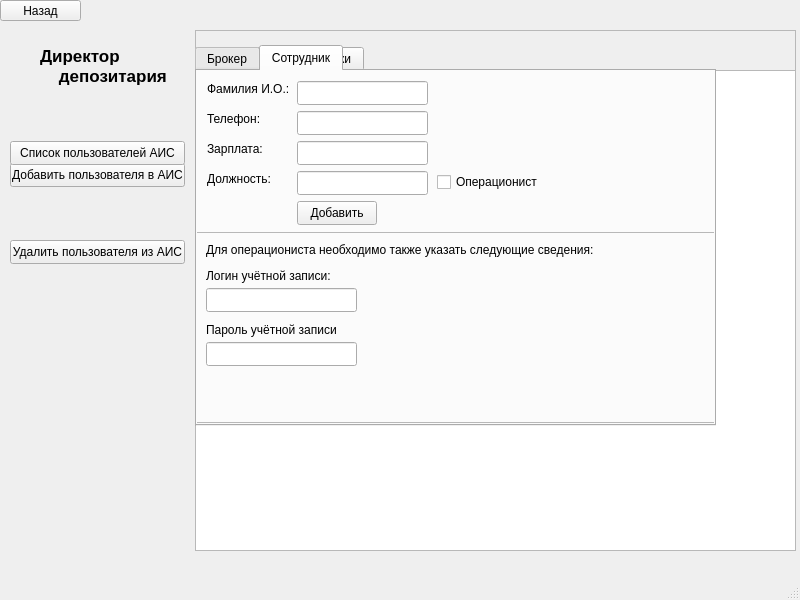
<?xml version="1.0" encoding="UTF-8"?>
<ui version="4.0">
 <class>EmplDirector</class>
 <widget class="QMainWindow" name="EmplDirector">
  <property name="geometry">
   <rect>
    <x>0</x>
    <y>0</y>
    <width>800</width>
    <height>600</height>
   </rect>
  </property>
  <property name="windowTitle">
   <string>MainWindow</string>
  </property>
  <widget class="QWidget" name="centralwidget">
   <widget class="QPushButton" name="btnAppendUser">
    <property name="geometry">
     <rect>
      <x>10</x>
      <y>163</y>
      <width>175</width>
      <height>24</height>
     </rect>
    </property>
    <property name="text">
     <string>Добавить пользователя в АИС</string>
    </property>
   </widget>
   <widget class="QPushButton" name="btnRepresentUsers">
    <property name="geometry">
     <rect>
      <x>10</x>
      <y>141</y>
      <width>175</width>
      <height>24</height>
     </rect>
    </property>
    <property name="text">
     <string>Список пользователей АИС</string>
    </property>
   </widget>
   <widget class="QPushButton" name="btnBack">
    <property name="geometry">
     <rect>
      <x>0</x>
      <y>0</y>
      <width>81</width>
      <height>21</height>
     </rect>
    </property>
    <property name="text">
     <string>Назад</string>
    </property>
   </widget>
   <widget class="QLabel" name="label">
    <property name="geometry">
     <rect>
      <x>40</x>
      <y>40</y>
      <width>141</width>
      <height>51</height>
     </rect>
    </property>
    <property name="font">
     <font>
      <pointsize>13</pointsize>
      <bold>true</bold>
     </font>
    </property>
    <property name="text">
     <string>Директор 
    депозитария</string>
    </property>
   </widget>
   <widget class="QFrame" name="frmOutput">
    <property name="geometry">
     <rect>
      <x>195</x>
      <y>30</y>
      <width>601</width>
      <height>521</height>
     </rect>
    </property>
    <property name="frameShape">
     <enum>QFrame::Shape::StyledPanel</enum>
    </property>
    <property name="frameShadow">
     <enum>QFrame::Shadow::Raised</enum>
    </property>
    <widget class="QTableWidget" name="tblOutput">
     <property name="geometry">
      <rect>
       <x>0</x>
       <y>40</y>
       <width>601</width>
       <height>481</height>
      </rect>
     </property>
    </widget>
    <widget class="QPushButton" name="btnDepsBrokers">
     <property name="geometry">
      <rect>
       <x>0</x>
       <y>17</y>
       <width>80</width>
       <height>24</height>
      </rect>
     </property>
     <property name="text">
      <string>Брокеры</string>
     </property>
    </widget>
    <widget class="QPushButton" name="btnDepsOpers">
     <property name="geometry">
      <rect>
       <x>78</x>
       <y>17</y>
       <width>91</width>
       <height>24</height>
      </rect>
     </property>
     <property name="text">
      <string>Сотрудники</string>
     </property>
    </widget>
   </widget>
   <widget class="QPushButton" name="pushButton">
    <property name="geometry">
     <rect>
      <x>10</x>
      <y>240</y>
      <width>175</width>
      <height>24</height>
     </rect>
    </property>
    <property name="text">
     <string>Удалить пользователя из АИС</string>
    </property>
   </widget>
   <widget class="QTabWidget" name="tabUserAppend">
    <property name="geometry">
     <rect>
      <x>195</x>
      <y>45</y>
      <width>521</width>
      <height>381</height>
     </rect>
    </property>
    <property name="currentIndex">
     <number>1</number>
    </property>
    <widget class="QWidget" name="tbBroker">
     <attribute name="title">
      <string>Брокер</string>
     </attribute>
     <widget class="QPushButton" name="btnAppendBroker">
      <property name="geometry">
       <rect>
        <x>70</x>
        <y>130</y>
        <width>80</width>
        <height>24</height>
       </rect>
      </property>
      <property name="text">
       <string>Добавить</string>
      </property>
     </widget>
     <widget class="QLabel" name="label_2">
      <property name="geometry">
       <rect>
        <x>10</x>
        <y>10</y>
        <width>49</width>
        <height>16</height>
       </rect>
      </property>
      <property name="text">
       <string>ИНН:</string>
      </property>
     </widget>
     <widget class="QLabel" name="label_3">
      <property name="geometry">
       <rect>
        <x>10</x>
        <y>40</y>
        <width>61</width>
        <height>16</height>
       </rect>
      </property>
      <property name="text">
       <string>Название:</string>
      </property>
     </widget>
     <widget class="QLineEdit" name="lineEdit">
      <property name="geometry">
       <rect>
        <x>70</x>
        <y>10</y>
        <width>131</width>
        <height>24</height>
       </rect>
      </property>
     </widget>
     <widget class="QLineEdit" name="lineEdit_2">
      <property name="geometry">
       <rect>
        <x>70</x>
        <y>40</y>
        <width>131</width>
        <height>24</height>
       </rect>
      </property>
     </widget>
     <widget class="QLabel" name="label_4">
      <property name="geometry">
       <rect>
        <x>10</x>
        <y>70</y>
        <width>49</width>
        <height>16</height>
       </rect>
      </property>
      <property name="text">
       <string>Логин:</string>
      </property>
     </widget>
     <widget class="QLineEdit" name="lineEdit_3">
      <property name="geometry">
       <rect>
        <x>70</x>
        <y>70</y>
        <width>131</width>
        <height>24</height>
       </rect>
      </property>
     </widget>
     <widget class="QLabel" name="label_5">
      <property name="geometry">
       <rect>
        <x>10</x>
        <y>100</y>
        <width>49</width>
        <height>16</height>
       </rect>
      </property>
      <property name="text">
       <string>Пароль:</string>
      </property>
     </widget>
     <widget class="QLineEdit" name="lineEdit_4">
      <property name="geometry">
       <rect>
        <x>70</x>
        <y>100</y>
        <width>131</width>
        <height>24</height>
       </rect>
      </property>
     </widget>
    </widget>
    <widget class="QWidget" name="tbEmployee">
     <attribute name="title">
      <string>Сотрудник</string>
     </attribute>
     <widget class="QLabel" name="label_6">
      <property name="geometry">
       <rect>
        <x>10</x>
        <y>100</y>
        <width>71</width>
        <height>16</height>
       </rect>
      </property>
      <property name="text">
       <string>Должность:</string>
      </property>
     </widget>
     <widget class="QLabel" name="label_7">
      <property name="geometry">
       <rect>
        <x>10</x>
        <y>10</y>
        <width>81</width>
        <height>16</height>
       </rect>
      </property>
      <property name="text">
       <string>Фамилия И.О.:</string>
      </property>
     </widget>
     <widget class="QLineEdit" name="edtFIO">
      <property name="geometry">
       <rect>
        <x>100</x>
        <y>10</y>
        <width>131</width>
        <height>24</height>
       </rect>
      </property>
     </widget>
     <widget class="QLabel" name="label_8">
      <property name="geometry">
       <rect>
        <x>10</x>
        <y>40</y>
        <width>61</width>
        <height>16</height>
       </rect>
      </property>
      <property name="text">
       <string>Телефон:</string>
      </property>
     </widget>
     <widget class="QLineEdit" name="edtPost">
      <property name="geometry">
       <rect>
        <x>100</x>
        <y>100</y>
        <width>131</width>
        <height>24</height>
       </rect>
      </property>
     </widget>
     <widget class="QLineEdit" name="edtPhone">
      <property name="geometry">
       <rect>
        <x>100</x>
        <y>40</y>
        <width>131</width>
        <height>24</height>
       </rect>
      </property>
     </widget>
     <widget class="QLabel" name="label_9">
      <property name="geometry">
       <rect>
        <x>10</x>
        <y>70</y>
        <width>61</width>
        <height>16</height>
       </rect>
      </property>
      <property name="text">
       <string>Зарплата:</string>
      </property>
     </widget>
     <widget class="QLineEdit" name="edtSalary">
      <property name="geometry">
       <rect>
        <x>100</x>
        <y>70</y>
        <width>131</width>
        <height>24</height>
       </rect>
      </property>
     </widget>
     <widget class="QPushButton" name="btnAppendEmployee">
      <property name="geometry">
       <rect>
        <x>100</x>
        <y>130</y>
        <width>80</width>
        <height>24</height>
       </rect>
      </property>
      <property name="text">
       <string>Добавить</string>
      </property>
     </widget>
     <widget class="QCheckBox" name="chkOperator">
      <property name="geometry">
       <rect>
        <x>240</x>
        <y>100</y>
        <width>111</width>
        <height>22</height>
       </rect>
      </property>
      <property name="text">
       <string>Операционист</string>
      </property>
     </widget>
     <widget class="QFrame" name="frmAppendix">
      <property name="geometry">
       <rect>
        <x>-1</x>
        <y>161</y>
        <width>521</width>
        <height>191</height>
       </rect>
      </property>
      <property name="frameShape">
       <enum>QFrame::Shape::StyledPanel</enum>
      </property>
      <property name="frameShadow">
       <enum>QFrame::Shadow::Raised</enum>
      </property>
      <widget class="QLabel" name="lblInfo">
       <property name="geometry">
        <rect>
         <x>10</x>
         <y>10</y>
         <width>391</width>
         <height>16</height>
        </rect>
       </property>
       <property name="text">
        <string>Для операциониста необходимо также указать следующие сведения:</string>
       </property>
      </widget>
      <widget class="QLabel" name="label_10">
       <property name="geometry">
        <rect>
         <x>10</x>
         <y>36</y>
         <width>131</width>
         <height>16</height>
        </rect>
       </property>
       <property name="text">
        <string>Логин учётной записи:</string>
       </property>
      </widget>
      <widget class="QLabel" name="label_11">
       <property name="geometry">
        <rect>
         <x>10</x>
         <y>90</y>
         <width>131</width>
         <height>16</height>
        </rect>
       </property>
       <property name="text">
        <string>Пароль учётной записи:</string>
       </property>
      </widget>
      <widget class="QLineEdit" name="edtLogin">
       <property name="geometry">
        <rect>
         <x>10</x>
         <y>56</y>
         <width>151</width>
         <height>24</height>
        </rect>
       </property>
      </widget>
      <widget class="QLineEdit" name="edtPassword">
       <property name="geometry">
        <rect>
         <x>10</x>
         <y>110</y>
         <width>151</width>
         <height>24</height>
        </rect>
       </property>
      </widget>
     </widget>
    </widget>
   </widget>
  </widget>
  <widget class="QMenuBar" name="menubar">
   <property name="geometry">
    <rect>
     <x>0</x>
     <y>0</y>
     <width>800</width>
     <height>21</height>
    </rect>
   </property>
  </widget>
  <widget class="QStatusBar" name="statusbar"/>
 </widget>
 <resources/>
 <connections/>
</ui>
